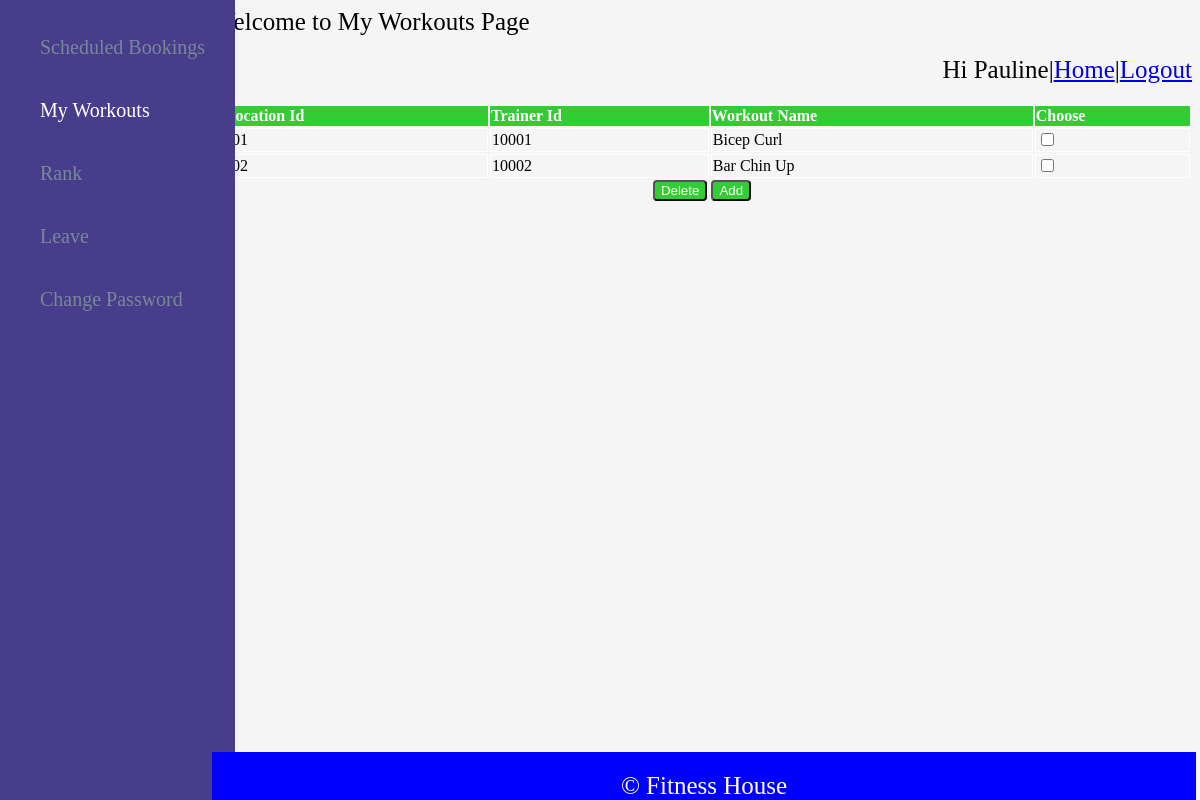
The app's page /Workout.php (signed in) with its own data.
### tables this page shows
create table TrainerWorkout_Allocation(
        AllocationID integer primary key AUTO_INCREMENT,
        TrainerId integer not null,
        WorkoutID integer not null,
        foreign key(TrainerId) references Trainer_Details(TrainerID),
        foreign key(WorkoutID) references Workout_Details(WorkoutID));

create table Workout_Details(
        WorkoutID integer not null PRIMARY KEY AUTO_INCREMENT,
        WorkoutName varchar(20) not null,
        Description text not null);

### Workout.php (the view, shortened to what this page needs)
<!DOCTYPE html>
<html>
<head>
<link rel="stylesheet" href="pgcss.css">
</head>
<body style="background-color:whitesmoke;">
<header style="background-color:whitesmoke;" class="tpbtm">Welcome to My Workouts Page</header>
<p class="tpbtm" style="text-align:right;background-color:whitesmoke;">Hi <?php session_start(); echo $_SESSION['user'];  ?>|<a href="/1147119/Trainer.php">Home</a>|<a href="/1147119/Session.php">Logout</a></p>
<div class="sdbr">
<ul>
<a href="/1147119/Booking.php" class="lnk" style="color:ghostwhite;"><li style="color:lightslategrey;">Scheduled Bookings</li></a>
<a href="/1147119/Workout.php" class="lnk" style="color:ghostwhite;"><li style="color:white;">My Workouts</li></a>
<a href="/1147119/Rank.php" class="lnk"><li style="color:lightslategrey;">Rank</li></a>
<a href="/1147119/leave.php" class="lnk"><li style="color:lightslategrey;">Leave</li></a>
<a href="/1147119/cpass.php" class="lnk"><li style="color:lightslategrey;">Change Password</li></a>
</ul>
</div>
<div class="tbl">
<form action="Delete_Rows.php" method="POST">
<?php
include("dbcon.php");
$q="select A.AllocationID, A.Trainerid, B.WorkoutName from TrainerWorkout_Allocation A inner join Workout_Details B on A.WorkoutID=B.WorkoutID order by A.AllocationID";
$q_check="select count(*) from TrainerWorkout_Allocation";
$res=mysqli_query($con,$q_check);
$row=mysqli_fetch_row($res);
$flag=$row[0];
if($row[0]!=0)
{
?>
        <table style="border:none;width:100%;">
        <tr style="background-color:limegreen;color:white;">
        <th style="border:white;">Allocation Id</th><th style="border:white;">Trainer Id</th><th style="border:white;">Workout Name</th><th style="border:white;">Choose</th>
        </tr>
<?php
        $res=mysqli_query($con,$q);
        while($row=mysqli_fetch_row($res))
        {
?>
        <tr style="border:none;">
        <td style="border:1px solid white;"> <?php echo "$row[0]"; ?></td><td style="border:1px solid white;"> <?php echo "$row[1]"; ?></td><td style="border:1px solid white;"> <?php echo "$row[2]"; ?></td><td style="border:1px solid white;"> <input type="checkbox" name="del[]" value="<?php echo "$row[0]"; ?>"> </td>
        </tr>
<?php
        }
?>
        </table>
<?php
        if($_SESSION['toggle']==1)
        {
?>
        <input type="submit" name="delete_button" value="Delete" style="background-color:grey;border-radius:4px;color:white;">
<?php
        }
        else
        {
?>
        <input type="submit" name="delete_button" value="Delete" style="background-color:limegreen;border-radius:4px;color:white;">
<?php
        }
}
if($flag==0)
{
        if($_SESSION['toggle']==1)
        {
?>
                <input type="submit" name="add" value="Add a Workout" style="background-color:grey;border-radius:4px;color:white;">
<?php
        }
        else
        {
?>
                <input type="submit" name="add" value="Add a Workout" style="background-color:limegreen;border-radius:4px;color:white;">
<?php
        }
}
else
{
        if($_SESSION['toggle']==1)
        {
?>
                <input type="submit" name="add" value="Add" style="background-color:grey;border-radius:4px;color:white;">
<?php
        }
        else
        {
?>
                <input type="submit" name="add" value="Add" style="background-color:limegreen;border-radius:4px;color:white;">
<?php
        }
}
?>
</form>
</div>
<footer>&copy Fitness House</footer>
</body>
</html>

### pgcss.css (style rules this page uses)
* { border-sizing:border-box; }
footer { font-size:25px; color:white; background-color:blue; text-align:center; position:fixed; bottom:0; width:82vw; margin: 0px 0px 0px 17vw; padding: 20px 0% 0% 0%; }
.tpbtm { font-size:25px; background-color:white; text-align:left; margin: 0px 0px 0px 17vw; padding: 0px 0px 20px 0px; }
.sdbr { background-color:darkslateblue; position:fixed; left:0; top:0; margin:0px; padding: 0px 0px 0px 0px; height:100%; }
.tbl { //background-color:orange; text-align:center; margin: 0px 0px 0px 17vw; padding: 0px 0px 0px 0vw; }
li { color:white; font-size:20px; text-decoration:none; list-style:none; padding: 20px 30px 20px 0px; }
.lnk { text-decoration:none; }

### Workout.php (style rules this page uses)
table,th,td { text-align:left; border:1px solid black; //padding:10px 0px 10px 10px; }

### records on screen
trainerworkout_allocation: TrainerId "10001", WorkoutID.WorkoutName "Bicep Curl"
trainerworkout_allocation: TrainerId "10002", WorkoutID.WorkoutName "Bar Chin Up"

### other values on screen
$_SESSION['user'] "Pauline"
